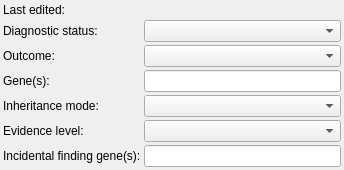
<?xml version="1.0" encoding="UTF-8"?>
<ui version="4.0">
 <class>DiagnosticStatusWidget</class>
 <widget class="QWidget" name="DiagnosticStatusWidget">
  <property name="geometry">
   <rect>
    <x>0</x>
    <y>0</y>
    <width>344</width>
    <height>151</height>
   </rect>
  </property>
  <property name="sizePolicy">
   <sizepolicy hsizetype="Preferred" vsizetype="Preferred">
    <horstretch>0</horstretch>
    <verstretch>0</verstretch>
   </sizepolicy>
  </property>
  <property name="windowTitle">
   <string>Form</string>
  </property>
  <layout class="QFormLayout" name="formLayout_2">
   <property name="horizontalSpacing">
    <number>3</number>
   </property>
   <property name="verticalSpacing">
    <number>3</number>
   </property>
   <property name="leftMargin">
    <number>3</number>
   </property>
   <property name="topMargin">
    <number>3</number>
   </property>
   <property name="rightMargin">
    <number>3</number>
   </property>
   <property name="bottomMargin">
    <number>3</number>
   </property>
   <item row="1" column="0">
    <widget class="QLabel" name="label">
     <property name="text">
      <string>Diagnostic status:</string>
     </property>
    </widget>
   </item>
   <item row="1" column="1">
    <widget class="QComboBox" name="status"/>
   </item>
   <item row="2" column="0">
    <widget class="QLabel" name="label_2">
     <property name="text">
      <string>Outcome:</string>
     </property>
    </widget>
   </item>
   <item row="2" column="1">
    <widget class="QComboBox" name="outcome"/>
   </item>
   <item row="3" column="0">
    <widget class="QLabel" name="label_3">
     <property name="toolTip">
      <string>&lt;html&gt;&lt;head/&gt;&lt;body&gt;&lt;p&gt;Comma-separated list of genes that are causal for the patient's phenotype.&lt;/p&gt;&lt;/body&gt;&lt;/html&gt;</string>
     </property>
     <property name="text">
      <string>Gene(s):</string>
     </property>
    </widget>
   </item>
   <item row="3" column="1">
    <widget class="QLineEdit" name="genes_causal"/>
   </item>
   <item row="4" column="0">
    <widget class="QLabel" name="label_4">
     <property name="text">
      <string>Inheritance mode:</string>
     </property>
    </widget>
   </item>
   <item row="4" column="1">
    <widget class="QComboBox" name="inheritance"/>
   </item>
   <item row="5" column="0">
    <widget class="QLabel" name="label_5">
     <property name="text">
      <string>Evidence level:</string>
     </property>
    </widget>
   </item>
   <item row="5" column="1">
    <widget class="QComboBox" name="evidence"/>
   </item>
   <item row="6" column="0">
    <widget class="QLabel" name="label_6">
     <property name="toolTip">
      <string>Comma-separated list of genes with incidental findings.</string>
     </property>
     <property name="text">
      <string>Incidental finding gene(s):</string>
     </property>
    </widget>
   </item>
   <item row="6" column="1">
    <widget class="QLineEdit" name="genes_incidental"/>
   </item>
   <item row="0" column="0">
    <widget class="QLabel" name="label_7">
     <property name="toolTip">
      <string>User name and date of last edit.</string>
     </property>
     <property name="text">
      <string>Last edited:</string>
     </property>
    </widget>
   </item>
   <item row="0" column="1">
    <widget class="QLabel" name="user_date">
     <property name="text">
      <string/>
     </property>
    </widget>
   </item>
  </layout>
 </widget>
 <tabstops>
  <tabstop>status</tabstop>
  <tabstop>outcome</tabstop>
  <tabstop>genes_causal</tabstop>
  <tabstop>inheritance</tabstop>
  <tabstop>evidence</tabstop>
  <tabstop>genes_incidental</tabstop>
 </tabstops>
 <resources/>
 <connections/>
</ui>
